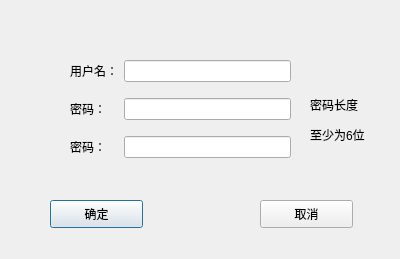
<?xml version="1.0" encoding="UTF-8"?>
<ui version="4.0">
 <class>Dialog_user_info</class>
 <widget class="QDialog" name="Dialog_user_info">
  <property name="geometry">
   <rect>
    <x>0</x>
    <y>0</y>
    <width>400</width>
    <height>259</height>
   </rect>
  </property>
  <property name="windowTitle">
   <string>Dialog</string>
  </property>
  <widget class="QPushButton" name="pushButton_ok">
   <property name="geometry">
    <rect>
     <x>50</x>
     <y>200</y>
     <width>93</width>
     <height>28</height>
    </rect>
   </property>
   <property name="text">
    <string>确定</string>
   </property>
  </widget>
  <widget class="QPushButton" name="pushButton_cancel">
   <property name="geometry">
    <rect>
     <x>260</x>
     <y>200</y>
     <width>93</width>
     <height>28</height>
    </rect>
   </property>
   <property name="text">
    <string>取消</string>
   </property>
  </widget>
  <widget class="QWidget" name="gridLayoutWidget">
   <property name="geometry">
    <rect>
     <x>70</x>
     <y>50</y>
     <width>221</width>
     <height>121</height>
    </rect>
   </property>
   <layout class="QGridLayout" name="gridLayout">
    <item row="0" column="0">
     <widget class="QLabel" name="label_user_id">
      <property name="text">
       <string>用户名：</string>
      </property>
     </widget>
    </item>
    <item row="0" column="1">
     <widget class="QLineEdit" name="lineEdit_user_id"/>
    </item>
    <item row="1" column="0">
     <widget class="QLabel" name="label_text_mima_1">
      <property name="text">
       <string>密码：</string>
      </property>
     </widget>
    </item>
    <item row="2" column="0">
     <widget class="QLabel" name="label_tex_mima_2">
      <property name="text">
       <string>密码：</string>
      </property>
     </widget>
    </item>
    <item row="1" column="1">
     <widget class="QLineEdit" name="lineEdit_mima_first">
      <property name="echoMode">
       <enum>QLineEdit::Password</enum>
      </property>
     </widget>
    </item>
    <item row="2" column="1">
     <widget class="QLineEdit" name="lineEdit_mima_second">
      <property name="echoMode">
       <enum>QLineEdit::Password</enum>
      </property>
     </widget>
    </item>
   </layout>
  </widget>
  <widget class="QLabel" name="label">
   <property name="geometry">
    <rect>
     <x>310</x>
     <y>90</y>
     <width>72</width>
     <height>61</height>
    </rect>
   </property>
   <property name="text">
    <string>&lt;html&gt;&lt;head/&gt;&lt;body&gt;&lt;p&gt;密码长度&lt;/p&gt;&lt;p&gt;至少为6位&lt;/p&gt;&lt;/body&gt;&lt;/html&gt;</string>
   </property>
  </widget>
 </widget>
 <resources/>
 <connections/>
</ui>
